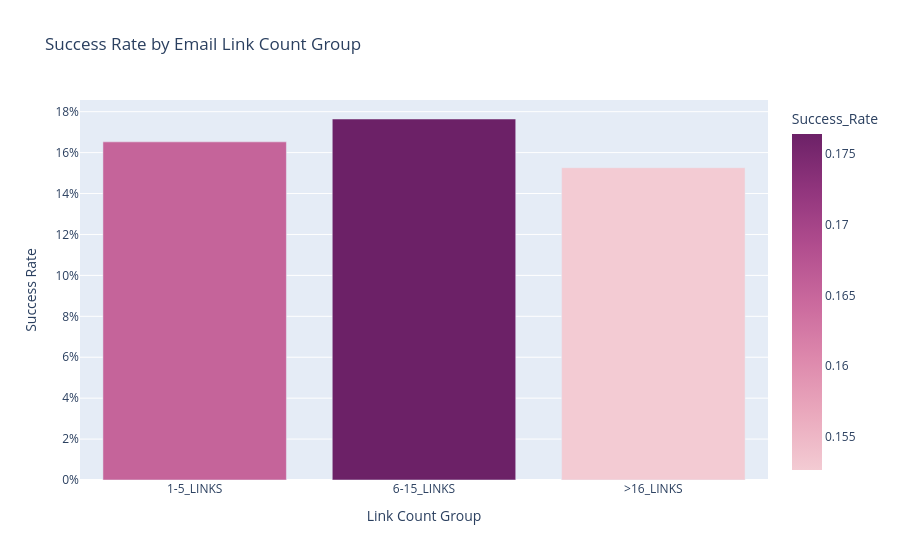

Notebook source saved alongside this figure:
### Code cell
'''
success rate według liczby linków w emailu (Link_Count)



'''


import plotly.express as px
import pandas as pd



df = pd.read_csv('/Users/mariamagdalena/Desktop/Data Engineering/projects-sql-python/email-campaign-sme-dataset/Train_psolI3n.csv')
df = df[df['Email_Status'] != 2]



#przedziały dla liczby linków
df['Link_Count_Group'] = pd.cut(df['Total_Links'], bins=[0, 5, 15, 16], labels=['1-5_LINKS', '6-15_LINKS', '>16_LINKS'])

#grupowanie po Link Count
df_link_grouped = df.groupby('Link_Count_Group', observed=True).agg(
    Success_Rate=('Email_Status', 'mean'),
    Total_Emails=('Email_Status', 'count')
).reset_index()

print(df['Link_Count_Group'].value_counts(dropna=False))
print(df_link_grouped)

#tworzenie wykresu
x = df_link_grouped ['Link_Count_Group']
y = df_link_grouped ['Success_Rate']

fig = px.bar(df_link_grouped, x='Link_Count_Group', y='Success_Rate', title='Success Rate by Email Link Count Group',
                category_orders={'Link_Count_Group': ['1-5_LINKS', '6-15_LINKS', '>16_LINKS']},
                color='Success_Rate',
                color_continuous_scale='magenta',
                hover_data=['Total_Emails'],)


fig.update_layout(
    xaxis_title='Link Count Group',
    yaxis_title='Success Rate',
    plot_bgcolor='light grey',
    yaxis=dict(tickformat='.0%')
)


fig.show()

### Figure 1 — Plotly figure (JSON) as saved in the notebook; plotly's stock layout.template omitted (floating-point values rounded to 4 significant figures)
{"data": [{"alignmentgroup": "True", "customdata": [[12369], [39286], [3787]], "hovertemplate": "Link_Count_Group=%{x}<br>Success_Rate=%{marker.color}<br>Total_Emails=%{customdata[0]}<extra></extra>", "legendgroup": "", "marker": {"color": [0.1653, 0.1764, 0.1526], "coloraxis": "coloraxis", "pattern": {"shape": ""}}, "name": "", "offsetgroup": "", "orientation": "v", "showlegend": false, "textposition": "auto", "type": "bar", "x": ["1-5_LINKS", "6-15_LINKS", ">16_LINKS"], "xaxis": "x", "y": [0.1653, 0.1764, 0.1526], "yaxis": "y"}], "layout": {"barmode": "relative", "coloraxis": {"colorbar": {"title": {"text": "Success_Rate"}}, "colorscale": [[0, "rgb(243, 203, 211)"], [0.1667, "rgb(234, 169, 189)"], [0.3333, "rgb(221, 136, 172)"], [0.5, "rgb(202, 105, 157)"], [0.6667, "rgb(177, 77, 142)"], [0.8333, "rgb(145, 53, 125)"], [1, "rgb(108, 33, 103)"]]}, "legend": {"tracegroupgap": 0}, "plot_bgcolor": "light grey", "title": {"text": "Success Rate by Email Link Count Group"}, "xaxis": {"anchor": "y", "categoryarray": ["1-5_LINKS", "6-15_LINKS", ">16_LINKS"], "categoryorder": "array", "domain": [0, 1], "title": {"text": "Link Count Group"}}, "yaxis": {"anchor": "x", "domain": [0, 1], "tickformat": ".0%", "title": {"text": "Success Rate"}}}}
